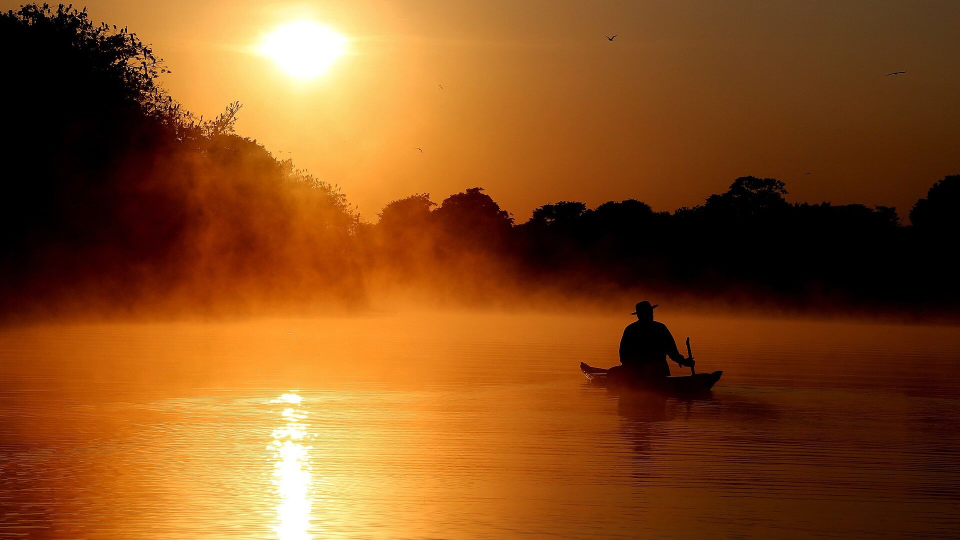
#> input picture assets/wallpapers/04.jpg, 1920 x 1080 px, given in place of clean-dock.png, which was not available (shown at 1/2 size)
$ python render.py
#> lines starting #> are read from the running program, lines starting #| are printed output that depends on the picture
"""Renders 1920x1080 mockups of Ambient layouts from real assets: a bundled photo, the app banners
cropped from a TV screenshot (src/clean-dock.png), Inter and the TV's Google Sans.
Run: python3 -I mockups/render.py  ->  mockups/out/*.png"""
import os
from PIL import Image, ImageDraw, ImageFilter, ImageFont

HERE = os.path.dirname(os.path.abspath(__file__))
ROOT = os.path.dirname(HERE)
SRC, OUT = os.path.join(HERE, "src"), os.path.join(HERE, "out")
os.makedirs(OUT, exist_ok=True)
W, H = 1920, 1080

INTER = os.path.join(SRC, "Inter-Regular.ttf")
GS = os.path.join(SRC, "GoogleSans-Regular.ttf")
GSM = os.path.join(SRC, "GoogleSans-Medium.ttf")
font = lambda path, size: ImageFont.truetype(path, size)


def photo(name="09.jpg"):
    im = Image.open(os.path.join(ROOT, "assets", "wallpapers", name)).convert("RGB")
    s = max(W / im.width, H / im.height)
    im = im.resize((round(im.width * s), round(im.height * s)), Image.LANCZOS)
    l, t = (im.width - W) // 2, (im.height - H) // 2
    return im.crop((l, t, l + W, t + H)).convert("RGBA")


def banners():
    dock = Image.open(os.path.join(SRC, "clean-dock.png")).convert("RGBA")
    out = []
    for i in range(6):
        x = 118 + i * 286
        out.append(dock.crop((x + 6, 853, x + 250, 985)))  # inset past the rounded corners
#> after the loop, out = 6 items
    return out


def rounded_mask(size, r):
    m = Image.new("L", size, 0)
    ImageDraw.Draw(m).rounded_rectangle((0, 0, size[0] - 1, size[1] - 1), r, fill=255)
    return m


def gradient(base, top_alpha, bottom_alpha, y0=0, y1=H, color=(0, 0, 0)):
    g = Image.new("RGBA", (W, H), color + (0,))
    d = ImageDraw.Draw(g)
    for y in range(y0, y1):
        a = top_alpha + (bottom_alpha - top_alpha) * (y - y0) / max(1, y1 - y0 - 1)
        d.line((0, y, W, y), fill=color + (int(a),))
    base.alpha_composite(g)


def hgradient(base, left_alpha, right_alpha, x0=0, x1=W):
    g = Image.new("RGBA", (W, H), (0, 0, 0, 0))
    d = ImageDraw.Draw(g)
    for x in range(x0, x1):
        a = left_alpha + (right_alpha - left_alpha) * (x - x0) / max(1, x1 - x0 - 1)
        d.line((x, 0, x, H), fill=(0, 0, 0, int(a)))
    base.alpha_composite(g)


def outline(base, box, r, color, width):
    """A see-through rounded outline, blended (ImageDraw on RGBA overwrites alpha instead)."""
    layer = Image.new("RGBA", base.size, (0, 0, 0, 0))
    ImageDraw.Draw(layer).rounded_rectangle(box, r, outline=color, width=width)
    base.alpha_composite(layer)


def glass(base, box, r, tint=(16, 18, 22, 90), rim=(255, 255, 255, 34), blur=28):
    x0, y0, x1, y1 = box
    region = base.crop(box).filter(ImageFilter.GaussianBlur(blur))
    layer = Image.new("RGBA", region.size)
    layer.alpha_composite(region)
    layer.alpha_composite(Image.new("RGBA", region.size, tint))
    hl = Image.new("RGBA", region.size, (0, 0, 0, 0))  # soft light along the top
    d = ImageDraw.Draw(hl)
    for y in range(region.size[1] // 2):
        d.line((0, y, region.size[0], y), fill=(255, 255, 255, int(22 * (1 - y / (region.size[1] / 2)))))
    layer.alpha_composite(hl)
    base.paste(layer, (x0, y0), rounded_mask(region.size, r))
    outline(base, (x0, y0, x1 - 1, y1 - 1), r, rim, 2)


def shadow(base, box, r, blur=22, alpha=120, dy=12):
    x0, y0, x1, y1 = box
    pad = blur * 3
    s = Image.new("RGBA", (x1 - x0 + 2 * pad, y1 - y0 + 2 * pad), (0, 0, 0, 0))
    ImageDraw.Draw(s).rounded_rectangle((pad, pad, pad + x1 - x0, pad + y1 - y0), r, fill=(0, 0, 0, alpha))
    s = s.filter(ImageFilter.GaussianBlur(blur))
    base.alpha_composite(s, (x0 - pad, y0 - pad + dy))


def card(base, img, box, r, focused=False, dim=1.0):
    x0, y0, x1, y1 = box
    im = img.resize((x1 - x0, y1 - y0), Image.LANCZOS)
    if dim < 1:
        im = Image.blend(Image.new("RGBA", im.size, (0, 0, 0, 255)), im, dim)
    base.paste(im, (x0, y0), rounded_mask(im.size, r))
    if focused:
        ImageDraw.Draw(base).rounded_rectangle((x0, y0, x1 - 1, y1 - 1), r, outline=(255, 255, 255, 255), width=5)


def text(base, xy, s, f, fill=(255, 255, 255, 255), anchor="la", shadow_a=110):
    sh = Image.new("RGBA", base.size, (0, 0, 0, 0))
    ImageDraw.Draw(sh).text((xy[0], xy[1] + 3), s, font=f, fill=(0, 0, 0, shadow_a), anchor=anchor)
    base.alpha_composite(sh.filter(ImageFilter.GaussianBlur(10)))
    ImageDraw.Draw(base).text(xy, s, font=f, fill=fill, anchor=anchor)


def icon_wifi(d, cx, cy, s, fill):
    for i, rr in enumerate((s * 0.85, s * 0.58, s * 0.31)):
        d.arc((cx - rr, cy - rr, cx + rr, cy + rr), 225, 315, fill=fill, width=max(3, int(s * 0.13)))
    d.ellipse((cx - s * 0.1, cy - s * 0.1, cx + s * 0.1, cy + s * 0.1), fill=fill)


def icon_widgets(d, cx, cy, s, fill):
    q = s * 0.42
    for dx, dy in ((-1, 1), (1, 1), (-1, -1)):
        x, y = cx + dx * q * 0.62, cy + dy * q * 0.62
        d.rounded_rectangle((x - q / 2, y - q / 2, x + q / 2, y + q / 2), 3, fill=fill)
    x, y = cx + q * 0.62, cy - q * 0.62
    d.polygon([(x, y - q * 0.62), (x + q * 0.62, y), (x, y + q * 0.62), (x - q * 0.62, y)], fill=fill)


def icon_gear(d, cx, cy, s, fill, bg):
    import math
    r = s * 0.38
    for k in range(8):
        a = k * math.pi / 4
        d.line((cx, cy, cx + math.cos(a) * r * 1.3, cy + math.sin(a) * r * 1.3), fill=fill, width=int(s * 0.22))
    d.ellipse((cx - r, cy - r, cx + r, cy + r), fill=fill)
    d.ellipse((cx - r * 0.42, cy - r * 0.42, cx + r * 0.42, cy + r * 0.42), fill=bg)


def status(base, right, top, with_name=True, style="glass", size=64):
    """Wi-Fi chip with the network name, then Features and Settings, right-aligned."""
    f = font(GSM, 26)
    name_w = int(ImageDraw.Draw(base).textlength("Home Wi-Fi", font=f)) if with_name else 0
    chip_w = (size + name_w + 18) if with_name else size
    x = right - size - 16 - size - 16 - chip_w
    boxes = [(x, top, x + chip_w, top + size), (x + chip_w + 16, top, x + chip_w + 16 + size, top + size),
             (x + chip_w + 32 + size, top, x + chip_w + 32 + 2 * size, top + size)]
    for b in boxes:
        if style == "glass":
            glass(base, b, size // 2, tint=(10, 12, 16, 110), rim=(255, 255, 255, 50), blur=20)
    d = ImageDraw.Draw(base)
    c = (255, 255, 255, 240)
    icon_wifi(d, boxes[0][0] + size // 2 + 2, top + size * 0.62, size * 0.36, c)
    if with_name:
        d.text((boxes[0][0] + size - 4, top + size // 2), "Home Wi-Fi", font=f, fill=c, anchor="lm")
    icon_widgets(d, (boxes[1][0] + boxes[1][2]) / 2, top + size / 2, size * 0.42, c)
    icon_gear(d, (boxes[2][0] + boxes[2][2]) / 2, top + size / 2, size * 0.42, c, (40, 44, 50, 255))


def time_font(size):
    return font(INTER, size)


# ------------------------------------------------------------------ 1: lock screen

def lock_screen(b):
    im = photo()
    gradient(im, 120, 0, 0, 420)
    gradient(im, 0, 150, 640, H)
    text(im, (W // 2, 78), "Sunday 15 November", font(GSM, 32), fill=(255, 255, 255, 225), anchor="mt")
    text(im, (W // 2, 150), "19:37", time_font(200), anchor="mt", shadow_a=90)
    status(im, W - 56, 52, with_name=False, size=60)
    cw, ch, gap, pad = 236, 133, 26, 24
    total = 6 * cw + 5 * gap + 2 * pad
    x0 = (W - total) // 2
    box = (x0, H - 66 - ch - 2 * pad, x0 + total, H - 66)
    glass(im, box, 44)
    for i, img in enumerate(b):
        x = x0 + pad + i * (cw + gap)
        y = box[1] + pad
        if i == 3:
            g = int(cw * 0.06)
            gy = int(ch * 0.06)
            shadow(im, (x - g, y - gy, x + cw + g, y + ch + gy), 22, alpha=150)
            card(im, img, (x - g, y - gy, x + cw + g, y + ch + gy), 22, focused=True)
        else:
            card(im, img, (x, y, x + cw, y + ch), 20, dim=0.88)
    return im


# ------------------------------------------------------------------ 2: shelf

def shelf(b):
    im = photo()
    gradient(im, 90, 0, 0, 260)
    text(im, (W - 64, 56), "19:37", font(GSM, 46), anchor="ra")
    text(im, (W - 64, 112), "Sunday 15 November", font(GS, 24), fill=(255, 255, 255, 210), anchor="ra")
    status(im, W - 64 - 260, 58, with_name=True, size=56)
    top = 640
    glass(im, (-4, top, W + 4, 930), 0, tint=(14, 16, 20, 110), rim=(255, 255, 255, 30), blur=34)
    cw, ch, gap = 268, 151, 34
    x0 = (W - (6 * cw + 5 * gap)) // 2
    y = top + 52
    for i, img in enumerate(b):
        x = x0 + i * (cw + gap)
        if i == 0:
            g, gy = int(cw * 0.07), int(ch * 0.07)
            shadow(im, (x - g, y - gy, x + cw + g, y + ch + gy), 22, alpha=160, dy=16)
            card(im, img, (x - g, y - gy, x + cw + g, y + ch + gy), 22, focused=True)
            text(im, (x + cw // 2, y + ch + gy + 26), "tvo", font(GSM, 28), anchor="mt")
        else:
            card(im, img, (x, y, x + cw, y + ch), 20)
    # The next row peeks in under the shelf.
    sheet = Image.open(os.path.join(SRC, "sheet.png")).convert("RGBA")
    more = [sheet.crop((122, 199, 381, 339)), sheet.crop((417, 206, 652, 332)), sheet.crop((700, 206, 935, 332))]
    row = Image.new("RGBA", (W, H), (0, 0, 0, 0))
    for i, img in enumerate(more):
        x = x0 + i * (cw + gap)
        card(row, img, (x, 968, x + cw, 968 + ch), 20)
    row.putalpha(row.getchannel("A").point(lambda a: a * 0.5))
    im.alpha_composite(row)
    return im


# ------------------------------------------------------------------ 3: editorial

def editorial(b):
    im = photo()
    hgradient(im, 170, 0, 0, 1100)
    gradient(im, 0, 140, 700, H)
    text(im, (72, 66), "ÉTRETAT · NORMANDY", font(GSM, 22), fill=(255, 255, 255, 190))
    status(im, W - 64, 52, with_name=True, size=56)
    text(im, (66, 590), "19:37", time_font(250), shadow_a=80)
    text(im, (78, 880), "Sunday 15 November", font(GSM, 36), fill=(255, 255, 255, 230))
    cw, ch, gap, pad = 176, 99, 18, 18
    total = 6 * cw + 5 * gap + 2 * pad
    box = (W - 64 - total, H - 64 - ch - 2 * pad, W - 64, H - 64)
    glass(im, box, 34)
    for i, img in enumerate(b):
        x = box[0] + pad + i * (cw + gap)
        y = box[1] + pad
        if i == 2:
            g, gy = int(cw * 0.07), int(ch * 0.07)
            shadow(im, (x - g, y - gy, x + cw + g, y + ch + gy), 18, alpha=150)
            card(im, img, (x - g, y - gy, x + cw + g, y + ch + gy), 18, focused=True)
        else:
            card(im, img, (x, y, x + cw, y + ch), 16, dim=0.88)
    return im


# ------------------------------------------------------------------ 4: floating cards

def floating(b):
    im = photo()
    gradient(im, 130, 0, 0, 360)
    gradient(im, 0, 170, 620, H)
    text(im, (96, 70), "Sunday 15 November", font(GSM, 30), fill=(255, 255, 255, 220))
    text(im, (88, 110), "19:37", time_font(150), shadow_a=90)
    status(im, W - 72, 62, with_name=True, size=58)
    cw, ch, gap = 252, 142, 40
    x0 = (W - (6 * cw + 5 * gap)) // 2
    y = H - 110 - ch
    for i, img in enumerate(b):
        x = x0 + i * (cw + gap)
        if i == 4:
            g, gy = int(cw * 0.08), int(ch * 0.08)
            shadow(im, (x - g, y - gy, x + cw + g, y + ch + gy), 24, alpha=170, dy=18)
            card(im, img, (x - g, y - gy, x + cw + g, y + ch + gy), 24, focused=True)
        else:
            shadow(im, (x, y, x + cw, y + ch), 22, alpha=110, blur=16, dy=10)
            card(im, img, (x, y, x + cw, y + ch), 22)
    return im


if __name__ == "__main__":
    b = banners()
#> b = 6 items
    for name, fn in (("1-lock-screen", lock_screen), ("2-shelf", shelf),
                     ("3-editorial", editorial), ("4-floating-cards", floating)):
        fn(b).convert("RGB").save(os.path.join(OUT, name + ".png"))
        print("saved", name)
#> this loop made 4 passes
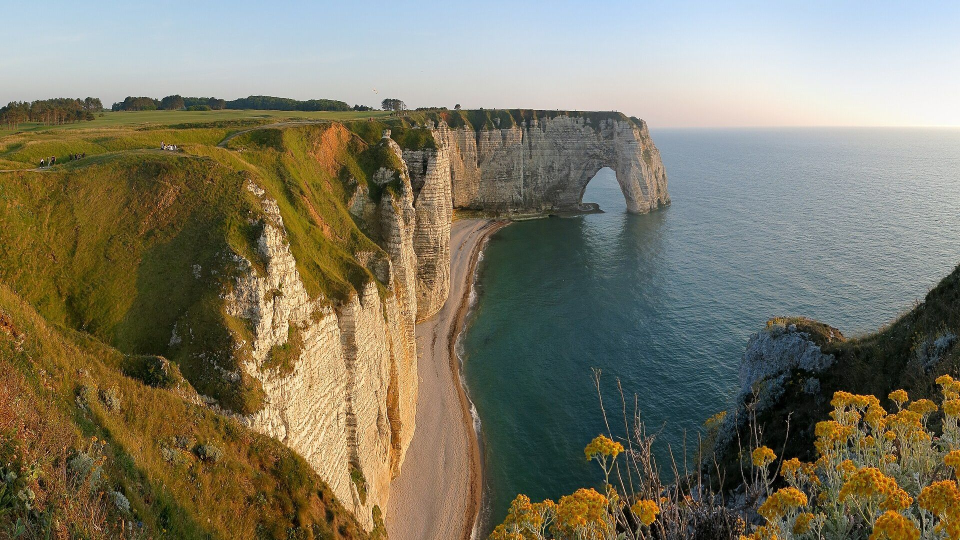
#> input picture assets/wallpapers/09.jpg, 1920 x 1080 px (shown at 1/2 size)
#> pass 1, in glass, `region = base.crop(box).filter(ImageFilter.GaussianBlur(blur))`:
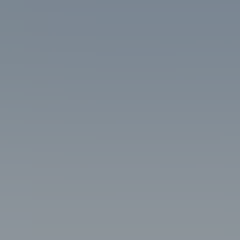
#> region: PIL image 60x60 RGBA (shown 4 times larger); mean R, G, B, A 131.3, 141.1, 150.4, 255
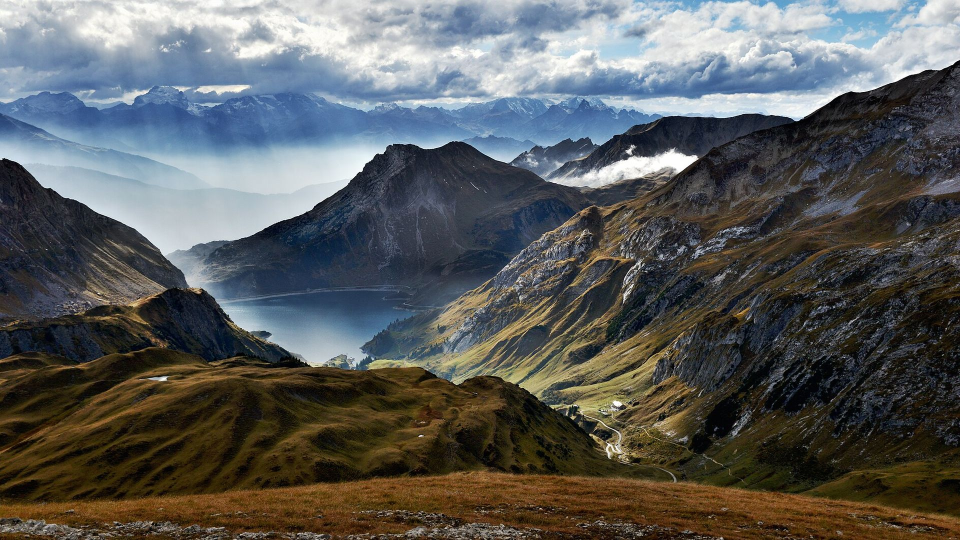
#> input picture assets/wallpapers/05.jpg, 1920 x 1080 px, given in place of sheet.png, which was not available (shown at 1/2 size)


# ------------------------------------------------------------------ the current layout and rebalanced versions
# Geometry measured from the TV (1920x1080): dock panel 86..1834 x 822..1015, cards 256x144 at 118 + i*286.

DOCK = (86, 822, 1834, 1015)
CARD_X0, CARD_STEP, CARD_Y, CW, CH = 118, 286, 848, 256, 144


# [20 lines left out: functions app_photo, app_dock, not called in this run]


def app_status(im, right, top):
    status(im, right, top, with_name=True, size=72)


# [51 lines left out: functions clock_block, layout_current, layout_aligned, layout_low_clock, layout_centred, render_relocations, not called in this run]


# ------------------------------------------------------------------ refinements of "Aligned"
LEFT = CARD_X0                      # first card's left edge
RIGHT = CARD_X0 + 5 * CARD_STEP + CW  # last card's right edge
MARGIN = H - DOCK[3]                # 65: under the dock, mirrored at the top
BTN = 72


def cap_top(f, s="19:37"):
    """Distance from the baseline up to the top of the digits."""
    return -f.getbbox(s, anchor="ls")[1]


# [49 lines left out: functions shared_line, mirrored_band, compact_bar, render_refinements, not called in this run]


# ------------------------------------------------------------------ effects from the focused app
import colorsys


# [12 lines left out: function accent, not called in this run]


def focus_box(i):
    x = CARD_X0 + i * CARD_STEP
    return x, CARD_Y, x + CW, CARD_Y + CH


# [72 lines left out: functions radial, screen_with, fx_glow, fx_wash, fx_bloom, fx_spotlight, not called in this run]


def render_effects_more():
    screen_with(fx_glow, focus=2).convert("RGB").save(os.path.join(OUT, "e1b-glow-smarttube.png"))
    print("saved e1b")


# [158 lines left out: functions render_effects, focused_rect, screen_post, fx_lift_shadow, fx_light_bar, fx_reflection and 7 more, not called in this run]
